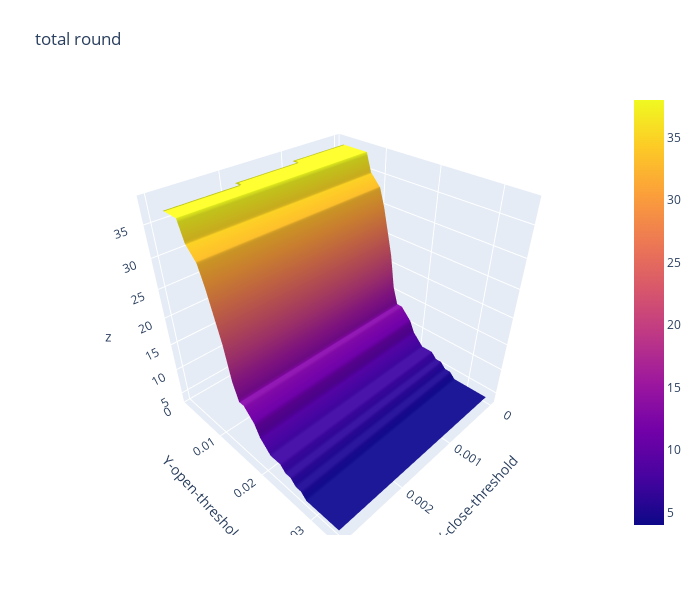

Source (notebook cell):
### Code cell
import plotly.graph_objects as go

x_data = df_total_round.columns.to_list() # close threshold

y_data = df_total_round.index.to_list() # open threshold

z_data = df_total_round.copy(deep=True) # win rate

fig = go.Figure(data=[go.Surface(z=z_data.values,x=x_data,y=y_data)])

fig.update_layout(title="total round", # 标题
                  autosize=False,  # 尺度自动缩放
                  width=700,  # 长宽
                  height=600,
                  margin=dict(l=65,r=50,b=65,t=90),  # 4个位置的距离
                  scene=dict(xaxis_title='X-close-threshold',yaxis_title='Y-open-threshold')
                 )

fig.show()

### Figure 1 — Plotly figure (JSON) as saved in the notebook; plotly's stock layout.template omitted (floating-point values rounded to 4 significant figures; data arrays with more than 128 entries replaced by an {"elided": "..."} marker saying what was removed)
{"data": [{"type": "surface", "x": [0, 0.001, 0.002, 0.003], "y": [0.001, 0.002, 0.003, 0.004, 0.005, 0.006, 0.007, 0.008, 0.009, 0.01, 0.011, 0.012, 0.013, 0.014, 0.015, 0.016, 0.017, 0.018, 0.019, 0.02, 0.021, 0.022, 0.023, 0.024, 0.025, 0.026, 0.027, 0.028, 0.029, 0.03, 0.031, 0.032, 0.033, 0.034], "z": {"elided": "34x4 int values"}}], "layout": {"autosize": false, "height": 600, "margin": {"b": 65, "l": 65, "r": 50, "t": 90}, "scene": {"xaxis": {"title": {"text": "X-close-threshold"}}, "yaxis": {"title": {"text": "Y-open-threshold"}}}, "title": {"text": "total round"}, "width": 700}}
